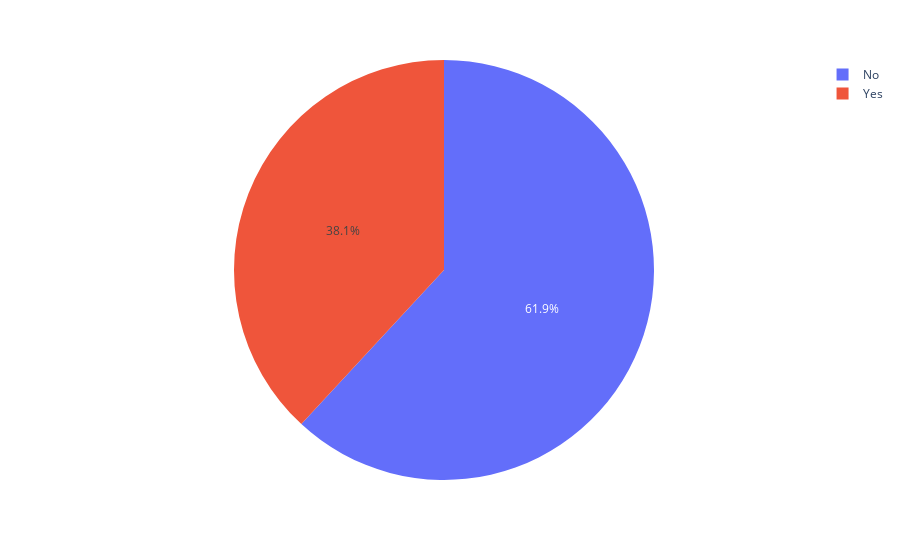

Here is the notebook cell this chart was saved with:
### Code cell
count = tips['smoker'].value_counts()
px.pie(count, names=count.index, values=count.values)

### Figure 1 — Plotly figure (JSON) as saved in the notebook; plotly's stock layout.template omitted (floating-point values rounded to 4 significant figures)
{"data": [{"domain": {"x": [0, 1], "y": [0, 1]}, "hovertemplate": "smoker=%{label}<br>value=%{value}<extra></extra>", "labels": ["No", "Yes"], "legendgroup": "", "name": "", "showlegend": true, "type": "pie", "values": [151, 93]}], "layout": {"legend": {"tracegroupgap": 0}, "margin": {"t": 60}}}
